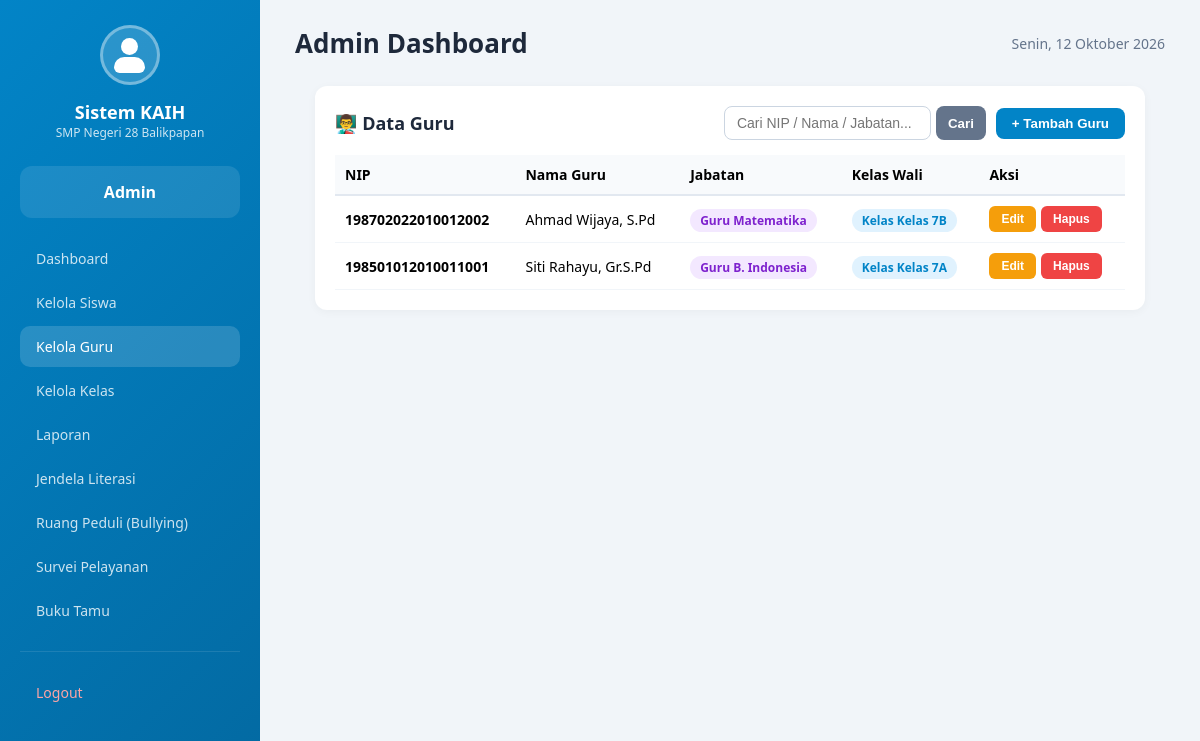
/aplikasi/admin/guru.php (signed in), run on the app's committed database.
### tables this page shows
CREATE TABLE `guru` (
  `id` bigint UNSIGNED NOT NULL,
  `nip` varchar(30) NOT NULL,
  `nama_guru` varchar(100) NOT NULL,
  `kelas` varchar(50) DEFAULT NULL,
  `jenis_kelamin` enum('L','P') DEFAULT NULL,
  `alamat` text,
  `no_hp` varchar(20) DEFAULT NULL,
  `jabatan` varchar(50) DEFAULT NULL,
  `created_at` timestamp NULL DEFAULT NULL,
  `updated_at` timestamp NULL DEFAULT NULL
);

### aplikasi/admin/guru.php (the view, shortened to what this page needs)
<?php
require_once '../../config/database.php';
$search = trim($_GET['q'] ?? '');
$query = "SELECT * FROM guru";
$params = [];
$query .= " ORDER BY nama_guru ASC";
$stmtGuru = $pdo->prepare($query);
$stmtGuru->execute($params);
$daftar_guru = $stmtGuru->fetchAll(PDO::FETCH_ASSOC);
require_once '../includes/header-kaih.php';
?>
<div class="card" style="padding: 20px; background: white; border-radius: 12px; box-shadow: 0 2px 10px rgba(0,0,0,0.04); margin: 20px;">
    <div style="display: flex; justify-content: space-between; align-items: center; margin-bottom: 15px; flex-wrap: wrap; gap: 10px;">
        <h3 style="margin: 0;">👨‍🏫 Data Guru</h3>
        <div style="display: flex; gap: 10px; align-items: center; flex-wrap: wrap;">
            <form method="GET" action="" style="display: flex; gap: 5px;">
                <input type="text" name="q" value="<?php echo htmlspecialchars($search); ?>" placeholder="Cari NIP / Nama / Jabatan..." style="padding: 8px 12px; border: 1px solid #cbd5e1; border-radius: 8px; font-size: 14px; outline: none;">
                <button type="submit" style="padding: 8px 12px; background: #64748b; color: white; border: none; border-radius: 8px; cursor: pointer; font-weight: 600;">Cari</button>
            </form>
            <button onclick="openModalTambah()" style="padding: 8px 16px; background: #0284c7; color: white; border: none; border-radius: 8px; cursor: pointer; font-weight: 600;">
                + Tambah Guru
            </button>
        </div>
    </div>
    <div style="overflow-x: auto;">
        <table style="width: 100%; border-collapse: collapse; font-size: 14px;">
            <thead>
                <tr style="background: #f8fafc; text-align: left;">
                    <th style="padding: 10px; border-bottom: 2px solid #e2e8f0;">NIP</th>
                    <th style="padding: 10px; border-bottom: 2px solid #e2e8f0;">Nama Guru</th>
                    <th style="padding: 10px; border-bottom: 2px solid #e2e8f0;">Jabatan</th>
                    <th style="padding: 10px; border-bottom: 2px solid #e2e8f0;">Kelas Wali</th>
                    <th style="padding: 10px; border-bottom: 2px solid #e2e8f0;">Aksi</th>
                </tr>
            </thead>
            <tbody>
                <?php if (empty($daftar_guru)): ?>
                    <tr>
                        <td colspan="5" style="padding: 20px; text-align: center; color: #94a3b8;">Tidak ada data guru ditemukan</td>
                    </tr>
                <?php else: ?>
                    <?php foreach ($daftar_guru as $g): ?>
                        <tr>
                            <td style="padding: 10px; border-bottom: 1px solid #f1f5f9;"><b><?php echo htmlspecialchars($g['nip']); ?></b></td>
                            <td style="padding: 10px; border-bottom: 1px solid #f1f5f9;"><?php echo htmlspecialchars($g['nama_guru']); ?></td>
                            <td style="padding: 10px; border-bottom: 1px solid #f1f5f9;">
                                <span style="background: #f3e8ff; color: #7e22ce; padding: 3px 10px; border-radius: 20px; font-size: 12px; font-weight: 700;">
                                    <?php echo htmlspecialchars($g['jabatan']); ?>
                                </span>
                            </td>
                            <td style="padding: 10px; border-bottom: 1px solid #f1f5f9;">
                                <?php if (!empty($g['kelas'])): ?>
                                    <span style="background: #e0f2fe; color: #0284c7; padding: 3px 10px; border-radius: 20px; font-size: 12px; font-weight: 700;">
                                        Kelas <?php echo htmlspecialchars($g['kelas']); ?>
                                    </span>
                                <?php else: ?>
                                    <span style="color: #94a3b8; font-style: italic;">—</span>
                                <?php endif; ?>
                            </td>
                            <td style="padding: 10px; border-bottom: 1px solid #f1f5f9;">
                                <div style="display: flex; gap: 5px;">
                                    <button type="button" onclick="openModalEdit(<?php echo htmlspecialchars(json_encode([
                                        'id' => $g['id'],
                                        'nip' => $g['nip'],
                                        'nama_guru' => $g['nama_guru'],
                                        'jabatan' => $g['jabatan'],
                                        'kelas' => $g['kelas'] ?? ''
                                    ])); ?>)" style="padding: 6px 12px; background: #f59e0b; color: white; border: none; border-radius: 6px; cursor: pointer; font-size: 12px; font-weight: 600;">
                                        Edit
                                    </button>
                                    <form method="POST" action="" onsubmit="return confirm('Yakin ingin menghapus guru ini beserta akun login-nya?');" style="margin: 0;">
                                        <button type="submit" style="padding: 6px 12px; background: #ef4444; color: white; border: none; border-radius: 6px; cursor: pointer; font-size: 12px; font-weight: 600;">
                                            Hapus
                                        </button>
                                    </form>
                                </div>
                            </td>
                        </tr>
                    <?php endforeach; ?>
                <?php endif; ?>
            </tbody>
        </table>
    </div>
</div>

### aplikasi/includes/header-kaih.php (style rules this page uses)
* { margin: 0; padding: 0; box-sizing: border-box; }
body { font-family: 'Segoe UI', Tahoma, Geneva, Verdana, sans-serif; background: #f1f5f9; min-height: 100vh; }
.card { background: white; padding: 22px; border-radius: 16px; box-shadow: 0 2px 10px rgba(0,0,0,0.05); margin-bottom: 20px; }
.card h3 { font-size: 18px; color: #1e293b; margin-bottom: 12px; }

### data on the page
guru: nip "198702022010012002", nama_guru "Ahmad Wijaya, S.Pd", jabatan "Guru Matematika", kelas "Kelas 7B"
guru: nip "198501012010011001", nama_guru "Siti Rahayu, Gr.S.Pd", jabatan "Guru B. Indonesia", kelas "Kelas 7A"

### other printed values
$sidebarLabel "Admin"
$role "Admin"
tanggalIndo() "Senin, 12 Oktober 2026"
